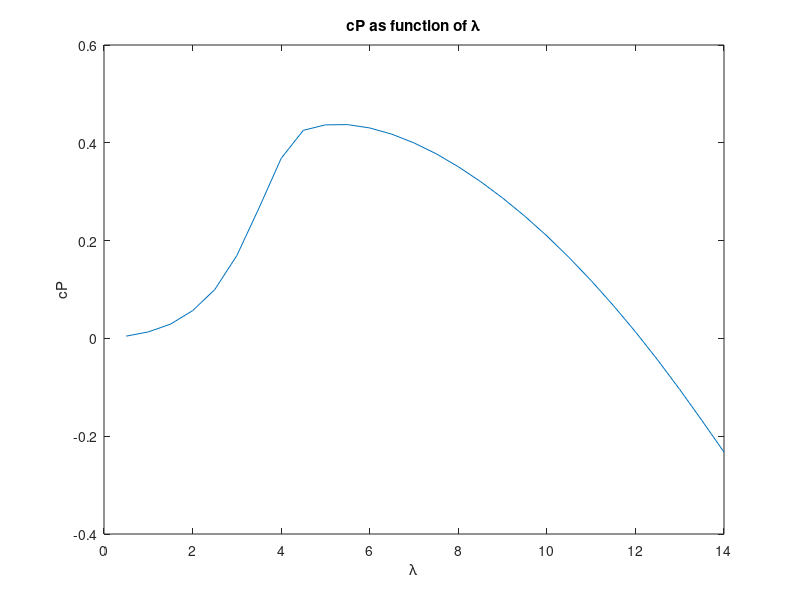
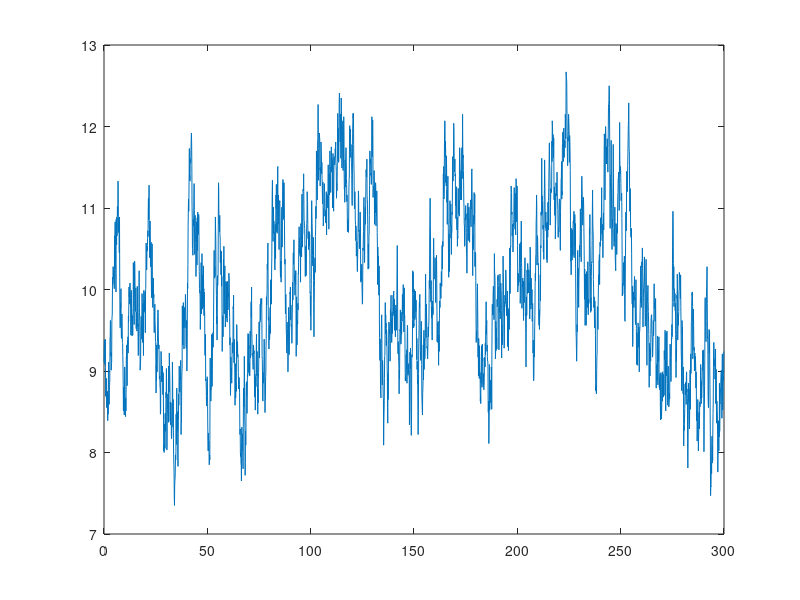

Reproduce these figures in MATLAB, in order. (Note: this script raises an error after producing the figures.)
clear all
close all
clc

%% CONSTANT PARAMETERS
time_max = 50; % maximum time to be studied (s)
delta_t = 0.05; % discretization time (s)
i_max = time_max / delta_t; % number of iterations

sincronous_velocity = 5; % (rad/s)
MG_coefficient = 2.55e5; % generator curve coefficient

R = 9.5; % rotor diameter (m)
rho = 1.225; % air density (kg/m^3)
V0 = 10; % wind speed (m/s)
omega_initial = 1; % initial angular velocity (rad/s)
delta_t = 0.01; % time step (s)
I = 1.5e4; % rotor inertia (kgm^2)

%% PLOT OF THE LOADED DATA
% load the data form the table
cP_vs_lambda = load('Cp_Lambda.txt');
V0_vs_time = load('usim.dat');

figure()
plot(cP_vs_lambda(:,1), cP_vs_lambda(:,2))
xlabel('\lambda')
ylabel('cP')
title('cP as function of \lambda')

figure()
plot(V0_vs_time(:,1), V0_vs_time(:,2))
%% COMPUTATION OF THE ANGULAR VELOCITY
Mr = zeros(i_max, 1);
Mg = zeros(i_max, 1);
omega = zeros(i_max, 1);
delta_t_vector = zeros(i_max, 1);

% initialize the first elements of the vectors of omega, wind torque and
% generator torque
omega(1,1) = omega_initial;
lambda = omega(1,1) * R / V0; % compute lambda
cP = interp1(cP_vs_lambda(:,1), cP_vs_lambda(:,2), lambda); % interpolate the table
Mr(1,1) = MR(rho, V0, R, cP, omega(1,1)); % wind torque (Nm)
Mg(1,1) = MG(omega(1,1), MG_coefficient, sincronous_velocity); % generator torque (Nm)

for i=2:i_max
  lambda = omega(i - 1, 1) * R / V0; % compute lambda
  cP = interp1(cP_vs_lambda(:,1), cP_vs_lambda(:,2), lambda); % interpolate the table
  omega_old = omega(i - 1, 1); % store previous omega
  Mr(i,1) = MR(rho, V0, R, cP, omega(i - 1, 1)); % wind torque (Nm)
  Mg(i,1) = MG(omega(i - 1, 1), MG_coefficient, sincronous_velocity); % generator torque (Nm)
  omega(i,1) = omega(i - 1, 1) + delta_t/I*(Mr(i - 1 ,1) - Mg(i - 1,1)); % update omega

  delta_t_vector(i, 1) = delta_t_vector(i - 1, 1) + delta_t; % store the time for the plot
end

% plot the time evolution of the roataional speed
figure()
plot(delta_t_vector, omega)
xlabel('Time [s]')
ylabel('\omega [rad/s]')
title('Rotor angular velocity')

% plot the time evolution of the generator torque
figure()
plot(delta_t_vector, Mg)
xlabel('Time [s]')
ylabel('Generator torque [Nm]')
title('Generator torque')

% plot the time evolution of the wind torque
figure()
plot(delta_t_vector, Mg)
xlabel('Time [s]')
ylabel('Wind torque [Nm]')
title('Wind torque')
